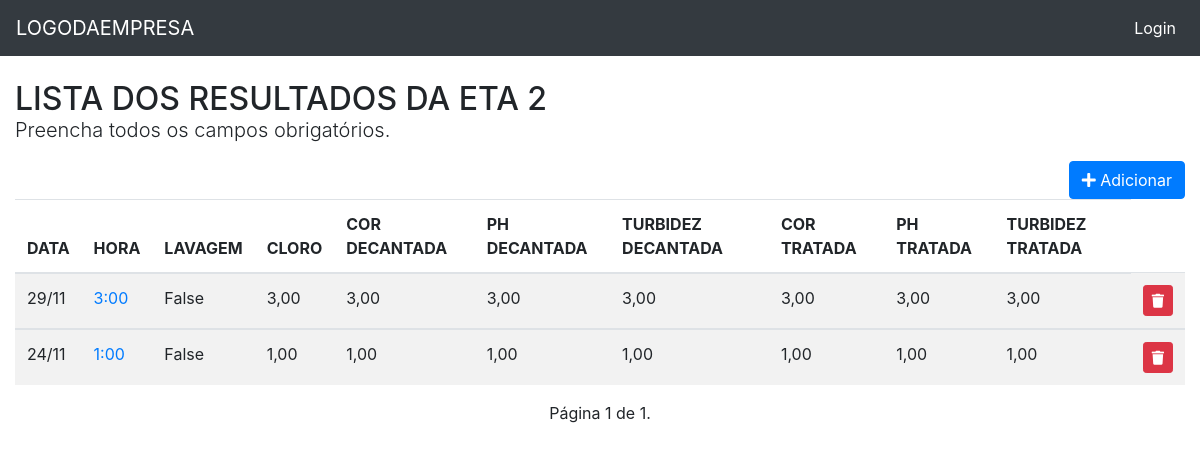
/eta_dois/list/, run on the app's committed database.
### eta_dois/models.py (models this page shows, shortened)
class EtaDois(models.Model):
    data = models.DateField('Data', auto_now=False, auto_now_add=False)
    hora = models.CharField(max_length=5, choices=HORA_CHOICE)
    lavagem = models.BooleanField('Lavagem', default=False, blank=True)
    cloro = models.DecimalField('Cloro', max_digits=4, decimal_places=2, blank=True, null=True)
    cor_d = models.DecimalField('Cor Decantada', max_digits=4, decimal_places=2, blank=True, null=True)
    ph_d = models.DecimalField('Ph Decantada', max_digits=4, decimal_places=2, blank=True, null=True)
    turbidez_d = models.DecimalField('Turbidez Decantada', max_digits=4, decimal_places=2, blank=True, null=True)
    cor_t = models.DecimalField('Cor Tratada', max_digits=4, decimal_places=2, blank=True, null=True)
    ph_t = models.DecimalField('Ph Tratada', max_digits=4, decimal_places=2, blank=True, null=True)
    turbidez_t = models.DecimalField('Turbidez Tratada', max_digits=4, decimal_places=2, blank=True, null=True)
    class Meta:
        ordering = ('-data',)
        verbose_name = 'ETA DOIS'
        verbose_name_plural = 'ETA DOIS'

### eta_dois/views.py (the view)
# urls.py: path('list/', v.eta_dois_list, name='eta_dois_list'),
def eta_dois_list(request):
    template_name = 'eta_dois_list.html'
    obj = EtaDois.objects.all()
    paginator = Paginator(obj, 12)
    page_number = request.GET.get('page')
    object_list = paginator.get_page(page_number)
    context = {'object_list': object_list}
    return render(request, template_name, context)

### eta_dois/templates/eta_dois_list.html (shortened to what this page needs)
{% extends "base.html" %}
{% load static %}
{% block content %}
<div class="page-header">
    <h2>LISTA DOS RESULTADOS DA ETA 2
        <p class="lead">
            Preencha todos os campos obrigatórios.
        </p>
        <span class="pull-right">
            <a href="{% url 'eta_dois:eta_dois_add' %}">
              <button type="button" class="btn btn-primary">
                <span class="fa fa-plus"></span> Adicionar
              </button>
            </a>
        </span>
    </h2>
    {% if object_list %}
    <div class="table-reponsive">
        <table class="table table-striped">
          <thead>
            <tr>
              <th>DATA</th>
              <th>HORA</th>
              <th>LAVAGEM</th>
              <th>CLORO</th>
              <th>COR DECANTADA</th>
              <th>PH DECANTADA</th>
              <th>TURBIDEZ DECANTADA</th>
              <th>COR TRATADA</th>
              <th>PH TRATADA</th>
              <th>TURBIDEZ TRATADA</th>
            </tr>
          </thead>
          <tbody>
          {% for object in object_list %}
              <tr>
                <td class="text-left">{{ object.data|date:"d/m" }}</td>
                <td>
                  <a href="{% url 'eta_dois:eta_dois_update' object.pk %}">{{ object.hora }}</a>
                </td>
                <td class="text-left">{{ object.lavagem }}</td>
                <td class="text-left">{{ object.cloro }}</td>
                <td class="text-left">{{ object.cor_d }}</td>
                <td class="text-left">{{ object.ph_d}}</td>
                <td class="text-left">{{ object.turbidez_d}}</td>
                <td class="text-left">{{ object.cor_t}}</td>
                <td class="text-left">{{ object.ph_t}}</td>
                <td class="text-left">{{ object.turbidez_t }}</td>
                <td>
                      <a href="{% url 'eta_dois:eta_dois_delete' object.pk %}" class="btn btn-danger btn-sm" title="Excluir"
                      onclick="return confirm('Tem certeza que deseja exluir?')">
                          <i class="fa fa-trash" aria-hidden="true"></i>
                      </a>
                </td>
              </tr>
          </tbody>
      {% endfor %}
        </table>
    </div>
    <div class="pagination">
        <span class="step_links">
            <span class="current">
                Página {{ object_list.number }} de {{ object_list.paginator.num_pages }}.
            </span>
        </span>
    </div>
  {% else %}
    <p class="alert alert-warning">Sem itens na lista.</p>
  {% endif %}
</div>
{% endblock content %}l>

### core/static/css/style.css (style rules this page uses)
body { margin-top: 80px; }
.pagination { margin-bottom: 20px; }
.step_links { position: relative; margin-left: auto; margin-right: auto; }

### data on the page
EtaDois: data "29/11", hora "3:00", lavagem "False", cloro "3,00", cor_d "3,00", ph_d "3,00", turbidez_d "3,00", cor_t "3,00", ph_t "3,00", turbidez_t "3,00"
EtaDois: data "24/11", hora "1:00", lavagem "False", cloro "1,00", cor_d "1,00", ph_d "1,00", turbidez_d "1,00", cor_t "1,00", ph_t "1,00", turbidez_t "1,00"

### other printed values
{{ object_list.number }} "1"
{{ object_list.paginator.num_pages }} "1"
